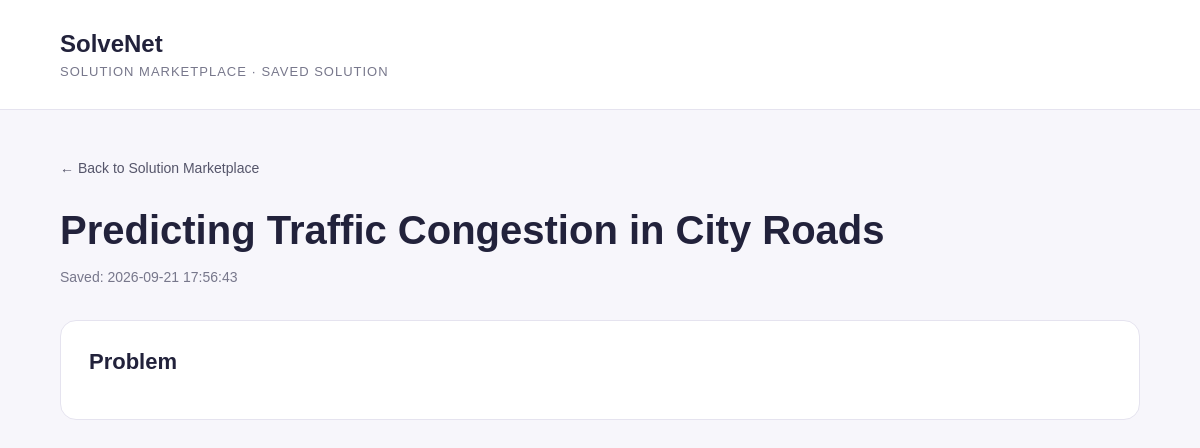
Screenshot of /solution/3 with the database file from the repository.
### tables this page shows
CREATE TABLE solutions (

            id INTEGER PRIMARY KEY AUTOINCREMENT,

            title TEXT NOT NULL,

            problem TEXT NOT NULL,

            problem_brief TEXT NOT NULL,

            matches TEXT NOT NULL,

            starter_kit TEXT NOT NULL,

            created_at TEXT DEFAULT CURRENT_TIMESTAMP

        );

### app.py (the view)
@app.route(
    "/solution/<int:solution_id>"
)
def solution_detail(
    solution_id
):
    from services.database_service import (
        get_solution
    )
    solution = get_solution(
        solution_id
    )
    if not solution:
        return redirect(
            url_for("marketplace")
        )
    return render_template(
        "solution_detail.html",
        solution=solution
    )

### services/database_service.py (called while the page is built)
def get_connection():
    connection = sqlite3.connect(
        DATABASE_PATH
    )
    connection.row_factory = sqlite3.Row
    return connection

def get_solution(
    solution_id
):
    connection = get_connection()
    row = connection.execute(
        """
        SELECT *
        FROM solutions
        WHERE id = ?
        """,
        (solution_id,)
    ).fetchone()
    connection.close()
    if not row:
        return None
    solution = dict(row)
    try:
        solution["problem_brief"] = json.loads(
            solution["problem_brief"]
        )
    except Exception:
        solution["problem_brief"] = {}
    try:
        solution["matches"] = json.loads(
            solution["matches"]
        )
    except Exception:
        solution["matches"] = []
    try:
        solution["starter_kit"] = json.loads(
            solution["starter_kit"]
        )
    except Exception:
        solution["starter_kit"] = {}
    return solution

### templates/solution_detail.html (shortened to what this page needs)
<!DOCTYPE html>
<html lang="en">
<head>
</head>
<body>
<header>
    <div class="container">
        <div class="logo">
            SolveNet
        </div>
        <div class="stage">
            SOLUTION MARKETPLACE · SAVED SOLUTION
        </div>
    </div>
</header>
<main>
<div class="container">
    <div
        class="back"
        onclick="window.location.href='/marketplace'"
    >
        ← Back to Solution Marketplace
    </div>
    <h1>
        {{ solution.title }}
    </h1>
    <div class="date">
        Saved:
        {{ solution.created_at }}
    </div>
    <div class="section">
        <h2>
            Problem
        </h2>
    </div>
</div>
</main>
</body>
</html>

### templates/solution_detail.html (style rules this page uses)
* { box-sizing: border-box; }
body { margin: 0; font-family: Arial, Helvetica, sans-serif; background: #f7f6fb; color: #22223b; }
.container { width: 90%; max-width: 1100px; margin: auto; }
header { background: white; border-bottom: 1px solid #e5e3ef; padding: 30px 0; }
.logo { font-size: 24px; font-weight: bold; }
.stage { font-size: 13px; color: #77778b; margin-top: 6px; letter-spacing: 1px; }
main { padding: 50px 0 80px; }
.back { margin-bottom: 30px; cursor: pointer; color: #55556a; font-size: 14px; }
h1 { font-size: 40px; line-height: 1.2; margin-bottom: 15px; }
.date { color: #77778b; font-size: 14px; margin-bottom: 35px; }
.section { background: white; border: 1px solid #e5e3ef; border-radius: 16px; padding: 28px; margin-bottom: 22px; }
.section h2 { margin-top: 0; font-size: 22px; margin-bottom: 16px; }

### rows the page displays
solutions: title "Predicting Traffic Congestion in City Roads", created_at "2026-09-21 17:56:43"
